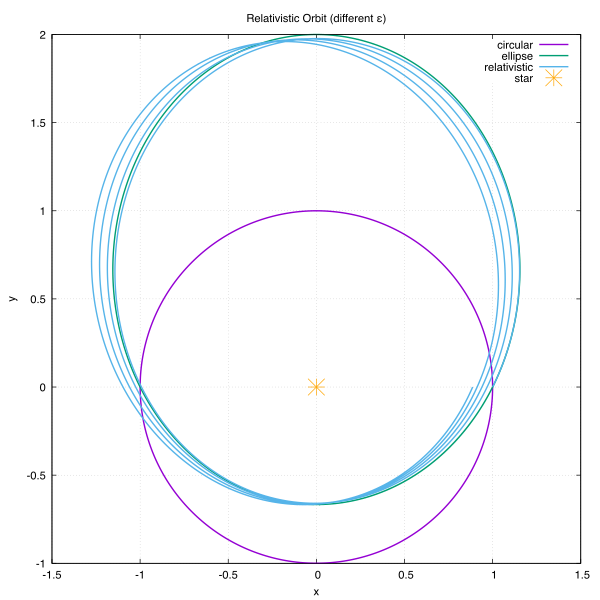

The script that saved this image:
set terminal pdfcairo enhanced color font "Times,12" size 6in,6in
set output "orbit.pdf"

set title "Relativistic Orbit (different ε)"
set xlabel "x"
set ylabel "y"

set size ratio -1
set grid
set key top right

plot "orbit.dat" index 0 using (cos($1)/$2):(sin($1)/$2) w l lw 2 title "circular", \
     "orbit.dat" index 1 using (cos($1)/$2):(sin($1)/$2) w l lw 2 title "ellipse", \
     "orbit.dat" index 2 using (cos($1)/$2):(sin($1)/$2) w l lw 2 title "relativistic", \
     '-' using 1:2 with points pt 3 ps 2 lc rgb "orange" title "star"
0 0
e
